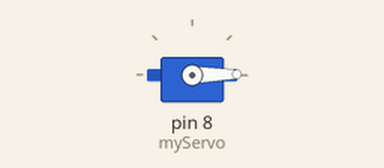
Simulated run of this sketch. Board: Arduino Uno, built with avr-gcc and run on an emulated ATmega328P. Parts: servo.

Above: at 0.05 s.
At 1.6 s:
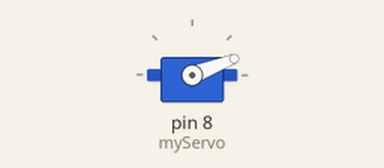
Timing chart, 0 to 5.5 s (numbered marks = the images above):
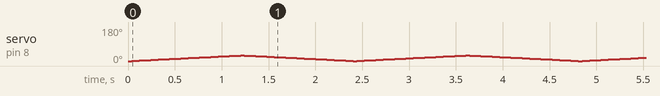

The sketch:

cam_move_motor.ino
```cpp
#include <Servo.h>

Servo myServo;         // 서보 객체 생성
int angle = 0;         // 각도 변수
bool increasing = true; // 각도 증가 여부

void setup() {
  myServo.attach(8);   // 서보모터를 디지털 9번 핀에 연결
}

void loop() {
  myServo.write(angle);    // 현재 각도로 서보모터 회전
  delay(40);               // 서보모터가 도달할 시간을 줌

  if (increasing) {
    angle++;
    if (angle >= 30) increasing = false;
  } else {
    angle--;
    if (angle <= 0) increasing = true;
  }
}
```
